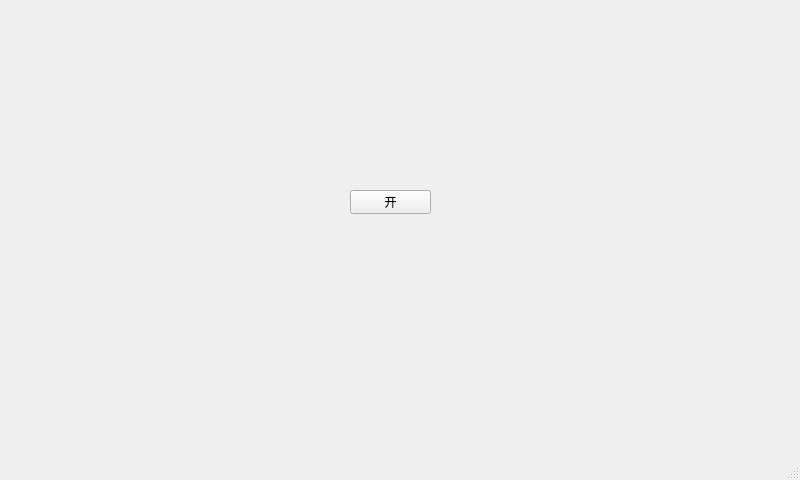
<?xml version="1.0" encoding="UTF-8"?>
<ui version="4.0">
 <class>MainWindow</class>
 <widget class="QMainWindow" name="MainWindow">
  <property name="geometry">
   <rect>
    <x>0</x>
    <y>0</y>
    <width>800</width>
    <height>480</height>
   </rect>
  </property>
  <property name="windowTitle">
   <string>MainWindow</string>
  </property>
  <widget class="QWidget" name="centralwidget">
   <widget class="QPushButton" name="pushButton">
    <property name="geometry">
     <rect>
      <x>350</x>
      <y>190</y>
      <width>81</width>
      <height>24</height>
     </rect>
    </property>
    <property name="text">
     <string>开</string>
    </property>
    <property name="checkable">
     <bool>true</bool>
    </property>
   </widget>
  </widget>
  <widget class="QMenuBar" name="menubar">
   <property name="geometry">
    <rect>
     <x>0</x>
     <y>0</y>
     <width>800</width>
     <height>21</height>
    </rect>
   </property>
  </widget>
  <widget class="QStatusBar" name="statusbar"/>
 </widget>
 <resources/>
 <connections/>
</ui>
